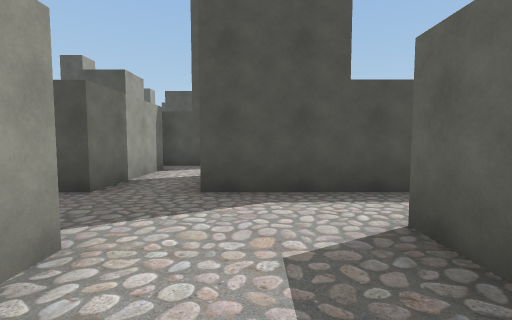
view 1 (above)

23 first-person views from a walk through a scene from a Unity 3-D project. The camera is 1.4 m above the floor, tilts 4° down and sees 85° across. The floor is counted in squares, 2 m on a side. Each view is taken from the middle of a square. On the plan, view 1 faces up. The plan holds only what a view shows up to about 9 squares ahead; the rest is blank. The player character is not drawn.

view 2
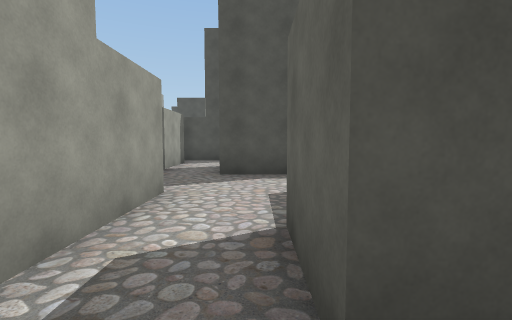

view 3
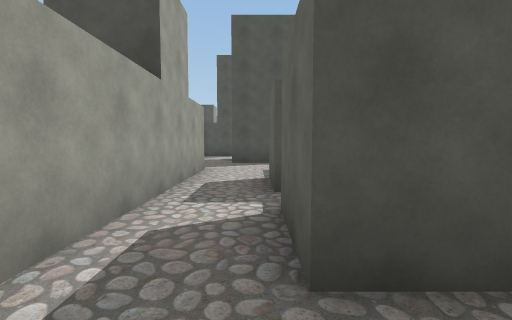

view 4
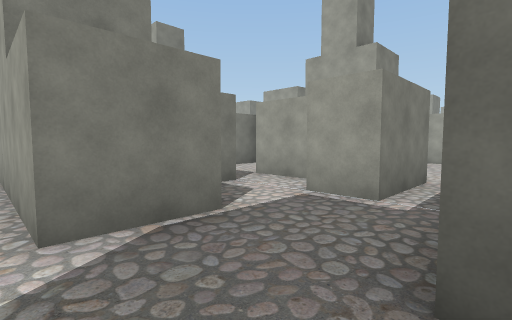

view 5
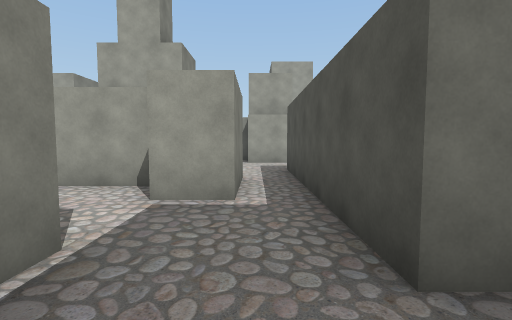

view 6
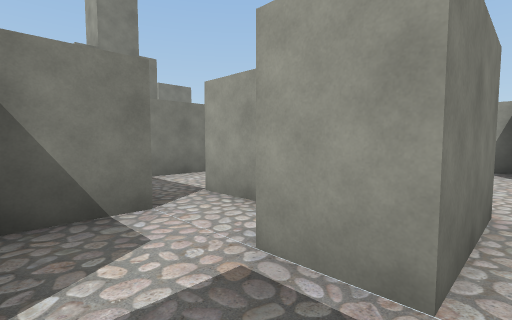

view 7
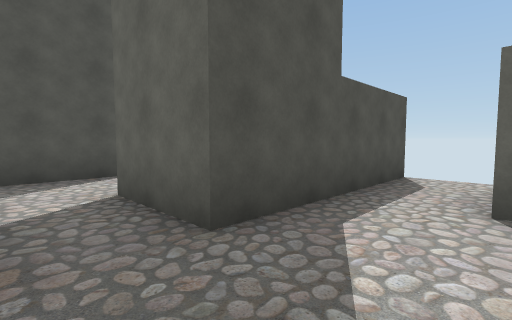

view 8
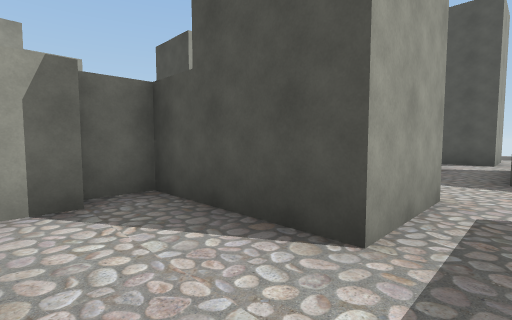

view 9
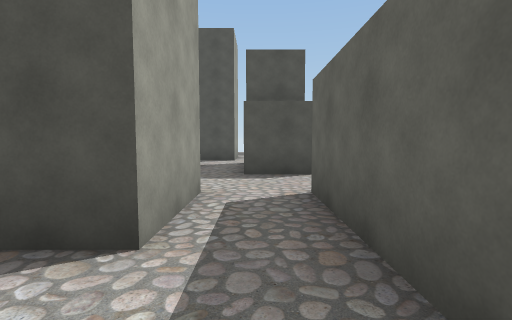

view 10
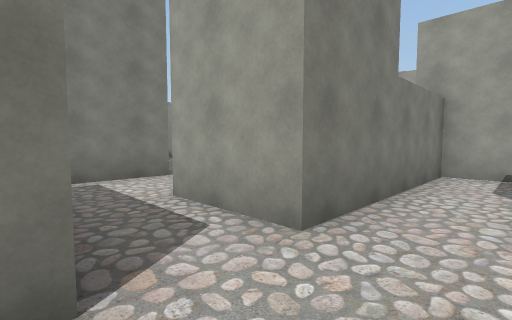

view 11
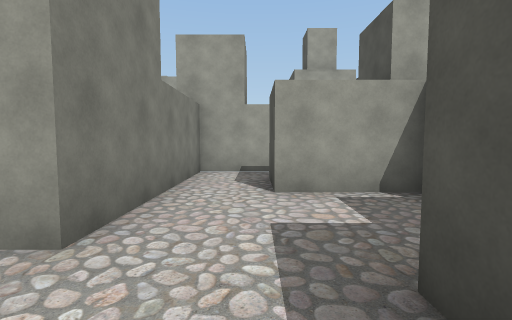

view 12
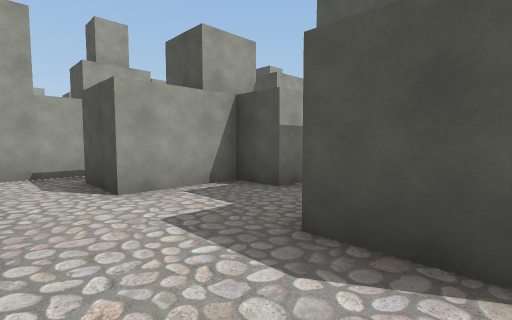

view 13
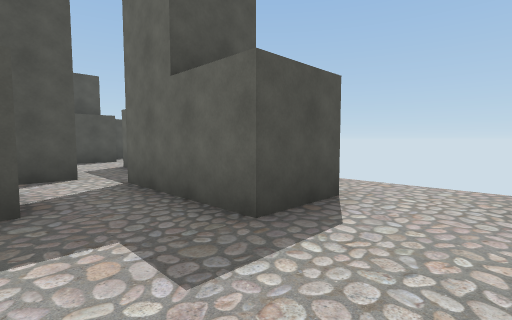

view 14
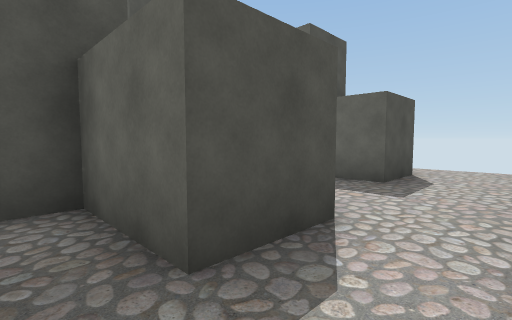

view 15
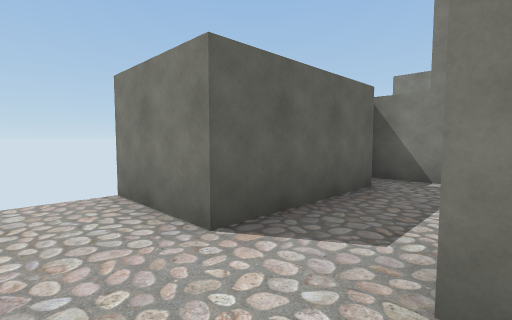

view 16
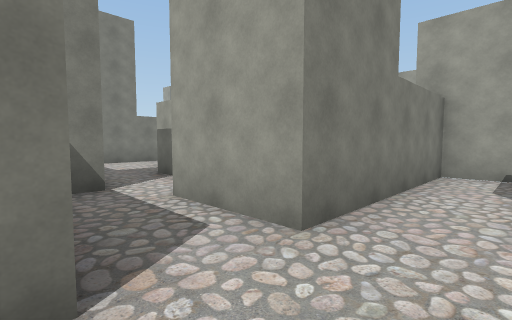

view 17
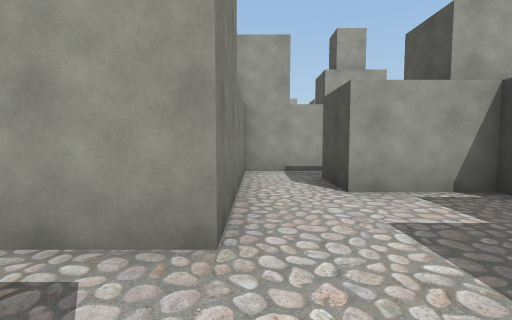

view 18
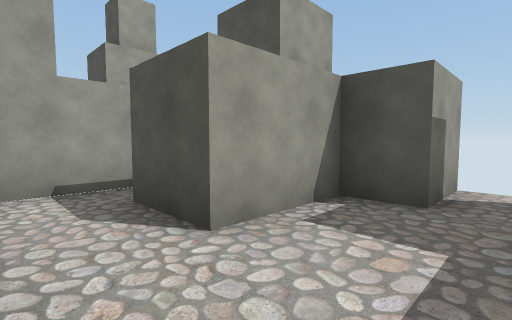

view 19
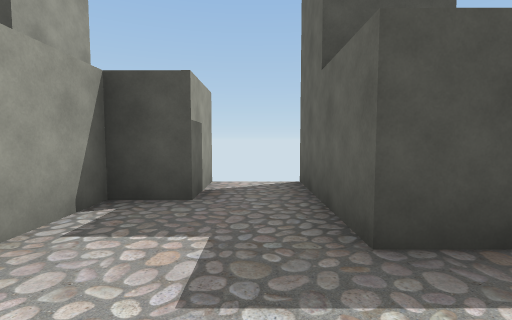

view 20
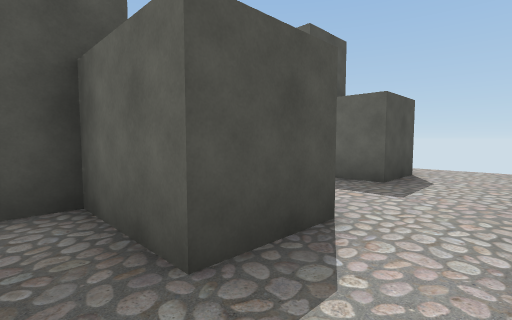

view 21
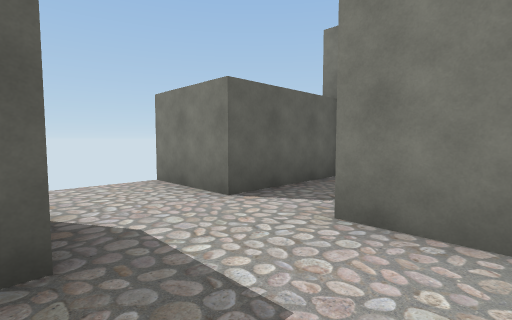

view 22
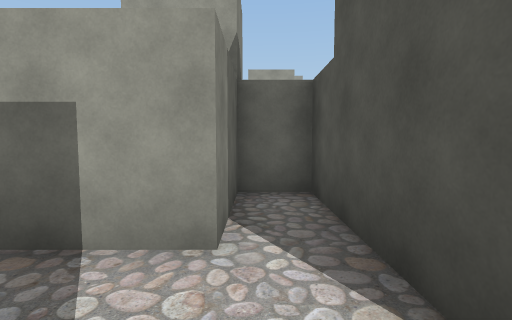

view 23
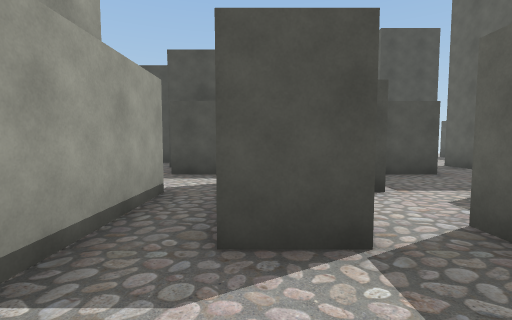

### Floor plan
Points are (right, up) in squares from view 1. A wall is a line through its corners. A room is listed if a view was taken in it or the views show most of it. See-through windows are left out.
Room 1 (views 1, 2, 4, 5, 6, 7)
walls: (-2.9, 1.8) (-1.2, 1.8) (-1.2, -3.8); (1.3, 1.2) (1.3, 2.2); (0.8, -1.3) (0.3, -1.3) (0.3, 0.2); (-4.4, 0.3) (-3, 0.3); (-4.3, 2.8) (-4.3, 1.8); (-5.3, 1.4) (-5.3, -0.3); (2.4, 3.7) (-0.7, 3.7) (-0.7, 5.8); (-2.2, 5.4) (-2.2, 3.7) (-4.4, 3.7); (0.3, -3.8) (0.3, -2.2)
ways out: opening at (-0.5, -3) to room 2; opening at (-5.5, 3) to room 10; opening at (-1.5, 4.5) to room 11; opening at (-5, 0); opening at (2, 3)
Room 2 (view 3)
walls: (1.2, -3.8) (0.3, -3.8)
ways out: opening at (-0.5, -3) to room 1
Room 3 (views 8, 9)
walls: (0.5, 5.8) (2.2, 5.8); (1.7, 6.6) (1.7, 7.6)
ways out: opening at (1, 8.5) to room 4; opening at (0, 6.5) to room 11
Room 4 (views 10, 11, 12, 13, 15)
walls: (-1.5, 9.8) (0.2, 9.8) (0.2, 7.8); (2.4, 11.8) (0.8, 11.8) (0.8, 14.8); (1.7, 7.6) (1.7, 9.8); (-0.7, 14.8) (-0.7, 13.2) (-1.7, 13.2) (-1.7, 11.2)
ways out: opening at (1, 8.5) to room 3; opening at (-2.5, 10.5) to room 5; opening at (0, 14) to room 8; opening at (2, 10.5)
Room 5 (view 14)
walls: (-1.7, 11.2) (-3.2, 11.2) (-3.2, 13.2); (-4.3, 11.5) (-4.3, 9.8) (-1.5, 9.8)
ways out: opening at (-2.5, 10.5) to room 4; opening at (-4, 12) to room 12
Room 6 (views 16, 17, 18, 19, 21)
walls: (-1.5, 17.8) (0.2, 17.8); (2.4, 19.7) (0.8, 19.7) (0.8, 22.8); (-0.7, 22.9) (-0.7, 21.3) (-1.7, 21.3) (-1.7, 19.2)
ways out: opening at (-2.5, 18.5) to room 7; opening at (1, 16.5) to room 8; opening at (2, 18.5)
Room 7 (view 20)
walls: (-1.7, 19.2) (-3.2, 19.2) (-3.2, 21.3); (-4.3, 19.8) (-4.3, 17.8) (-1.5, 17.8)
ways out: opening at (-2.5, 18.5) to room 6; opening at (-4, 20) to room 13
Room 8 (view 22)
walls: (0.8, 14.8) (1.2, 14.8); (1.7, 15) (1.7, 17.8); (0.2, 17.8) (0.2, 15.8) (-2.7, 15.8) (-2.7, 14.8) (-0.7, 14.8)
ways out: opening at (0, 14) to room 4; opening at (1, 16.5) to room 6
Room 9 (view 23)
walls: (-7.2, -2.2) (-5.4, -2.2); (-5.3, -0.3) (-6.2, -0.3)
ways out: opening at (-7, 0.5) to room 10; opening at (-6, -1.5)
Room 10 (no view inside)
walls: (-7.2, 1.8) (-7.2, -0.8); (-6.4, 2.8) (-4.3, 2.8); (-9.7, 4) (-9.7, 2.8); (-10.8, 2.8) (-10.8, 1.6); (-4.4, 3.7) (-7.8, 3.7)
ways out: opening at (-5.5, 3) to room 1; opening at (-7, 0.5) to room 9; opening at (-8.5, 4)
Room 11 (no view inside)
walls: (-2.2, 6.9) (-2.2, 5.4); (-0.7, 5.8) (0.5, 5.8); (0.2, 7.8) (-2.7, 7.8) (-2.7, 6.8)
ways out: opening at (-1.5, 4.5) to room 1; opening at (0, 6.5) to room 3
Room 12 (no view inside)
walls: (-3.2, 13.2) (-3.9, 13.2)
ways out: opening at (-4, 12) to room 5
Room 13 (no view inside)
walls: (-3.2, 21.3) (-3.9, 21.3)
ways out: opening at (-4, 20) to room 7

Positions as (right, up) in squares from view 1, and headings:
1: (0, 0), facing up
2: (0, -2), facing up
3: (0, -5), facing up
4: (-1, 4), facing down-left
5: (-1, 3), facing left
6: (-3, 3), facing down-left
7: (-2, 2), facing up-right
8: (1, 6), facing up-left
9: (1, 6), facing up
10: (2, 11), facing down-left
11: (2, 11), facing left
12: (2, 10), facing up-left
13: (-1, 10), facing up-right
14: (-4, 10), facing up-right
15: (0, 11), facing down-right
16: (2, 19), facing down-left
17: (2, 18), facing left
18: (0, 18), facing up-left
19: (0, 18), facing up
20: (-4, 18), facing up-right
21: (-1, 20), facing down-right
22: (1, 15), facing left
23: (-6, -2), facing up
